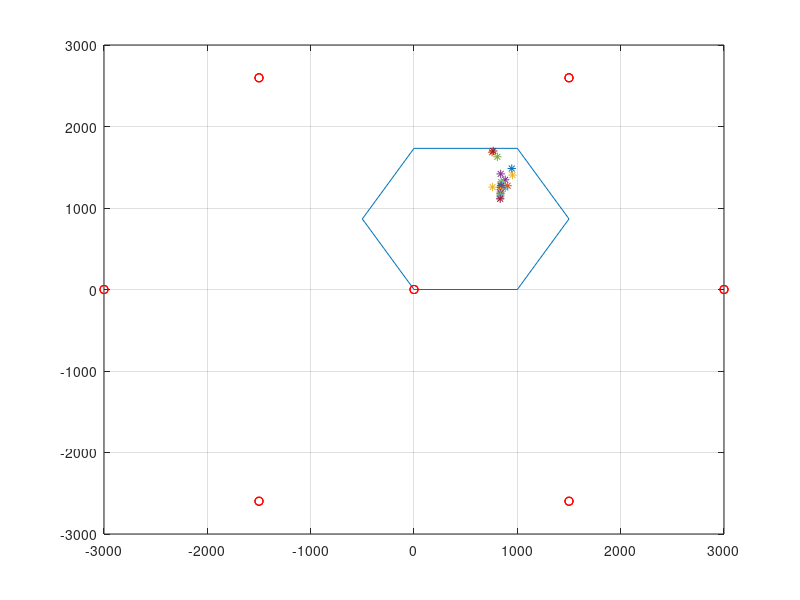

The MATLAB source for this figure:
%  Cell1NPSW : 
%   this file generate the plot of 19 Celluers, 19 Node Bs
%   each 3-sector site located in the edge of each single cell 
%
%   data from npsw original setting files:
%           "MSparam_2tier.txt"   and "BSparam_2tier.txt"
%
%   
%   Parameters in this file: site distance = 3000 m, cell radius = 1 km
%   Xu qing  20 Feb. 2012 
%
%  needed m-files: noneclear all;
clear all;
close all;


BScoordinate = [0,0,0,-3000,-3000,-3000,-1500,-1500,-1500,1500,1500,1500,3000,3000 ...,
    3000,1500,1500,1500,-1500,-1500,-1500;
    0,0,0,0,0,0,2598,2598,2598,2598,2598,2598,0,0,0,-2598,-2598,-2598,-2598,-2598,-2598];


% cell's coverage
t=linspace(0,2*pi,7);
cx0=1000*cos(t);
cy0=1000*sin(t);

cx1=cx0+500;
cy1=cy0+1000*sqrt(3)/2;

plot(cx1,cy1);
hold on;
grid on;

MScoordinate = [755.4125,953.278,882.513,806.928,883.92,766.74,945.93 ...,
    906.484,760.46,838.6,844,842.9,841.8,840.7,839.6,838.5,837.4,836.3,835.2,834.1;
    1684.4,1403.9,1346.3,1628,1246.3,1699.8,1484.2,1273.3,1256.9,1418.5 ...,
    1318.7,1295.8, 1273, 1250.2, 1227.4,1204.6,1181.8,1158.9,1136.1,1113.3];

for i=1:length(BScoordinate(1,:))
    plot(BScoordinate(1,i),BScoordinate(2,i),'ro');   
    
end

for k=1:length(MScoordinate)
    plot(MScoordinate(1,k),MScoordinate(2,k),'*');
    grid on;
    hold on;
end



